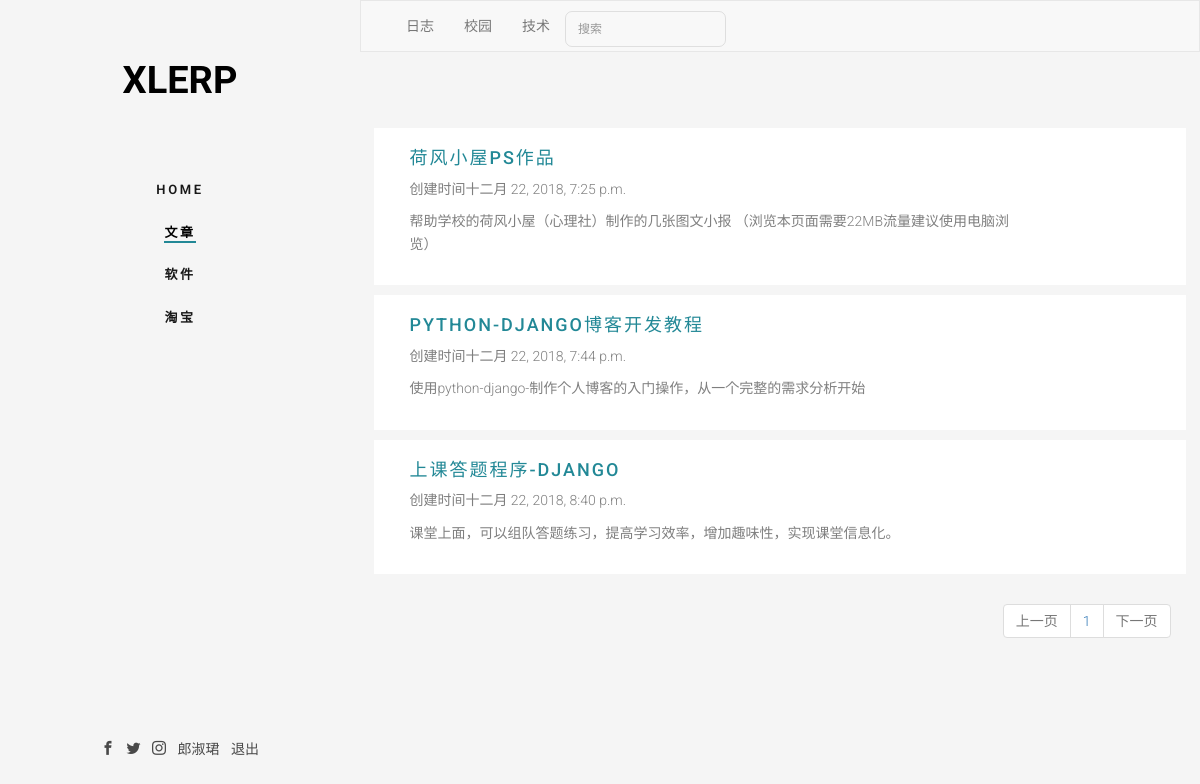
The page /post/ (signed in) on the database its author committed.
### HomeApp/models.py (models this page shows, shortened)
class TitleClassification(models.Model):
    title = models.CharField(max_length=30,unique=True,verbose_name=u'标题')
    star_time = models.DateTimeField(auto_now_add=True,verbose_name=u'创建日期')
    last_time = models.DateTimeField(auto_now=True,verbose_name=u'最后一次修改日期')
    isDelete = models.BooleanField(default=True,verbose_name=u'是否可用')
    class Meta:
        verbose_name_plural = "文章类型"

class dynamic(models.Model):
    title = models.CharField(max_length=30,unique=True,verbose_name=u'标题')
    imgurl = models.ImageField(upload_to='static/images/post',null=True, blank=True, verbose_name=u'图片地址')
    userID = models.ForeignKey(User_Information,on_delete=models.CASCADE,verbose_name=u'作者')
    post = RichTextUploadingField(verbose_name=u'具体内容')
    Classid = models.ForeignKey('TitleClassification', on_delete=models.CASCADE,verbose_name=u'文章类型')
    OtherMsg = models.CharField(max_length=300, verbose_name=u'简介')
    star_time = models.DateTimeField(auto_now_add=True,verbose_name=u'创建日期')
    last_time = models.DateTimeField(auto_now=True,verbose_name=u'最后一次修改日期')
    isDelete = models.BooleanField(default=True,verbose_name=u'是否可用')
    class Meta:
        verbose_name_plural = "文章"

### HomeApp/views.py (the view)
# urls.py: path('post/', views.postdata, name='postdata'),
def postdata(request):
    context = {}
    if request.method == 'GET':
        TClist = models.TitleClassification.objects.all()#获取所有文章类型
        IDdata = request.GET.get('id')
        if IDdata == None:
            post = models.dynamic.objects.all().order_by('id')[0:10].values('id','title','imgurl','userID','OtherMsg','star_time')
        else:
            post = models.dynamic.objects.filter(Classid=IDdata).values('id','title','imgurl','userID','OtherMsg','star_time').order_by('id')
        contact_list = post #models.dynamic.objects.get_queryset().order_by('id')#.values('id','title')
        paginator = Paginator(contact_list, 8) # Show 25 contacts per page
        page = request.GET.get('page') #request.POST.get('data')
        try:
            contacts = paginator.page(page)
        except PageNotAnInteger:
            contacts = paginator.page(1)
        except EmptyPage:
            contacts = paginator.page(paginator.num_pages)
        context['book_list'] = contacts
        context['paginator'] = paginator
        context['CLASSID'] = IDdata
        context['TClist'] = TClist
        context['activedynamic'] = 'fh5co-active'
    return render(request,'dynamic.html',context)

### templates/dynamic.html (shortened to what this page needs)
{% extends "home.html" %}
{% load staticfiles %}
{% block main %}
<nav class="navbar navbar-default mynavbar-default">
    <div class="container-fluid">
      <div class="collapse navbar-collapse" id="bs-example-navbar-collapse-1">
        <ul class="nav navbar-nav">
          {% for i in TClist %}
          <li><a href="/post/?id={{ i.id }}">{{ i.title }}</a></li>
          {% endfor %}
        </ul>
        <form class="navbar-form navbar-left">
          <div class="form-group">
            <input type="text" class="form-control xform-control" placeholder="搜索">
          </div>
        </form>
      </div>
    </div>
  </nav>
<div id="uptop" class="fh5co-narrow-content">
        {% for i in book_list %}
        <div class="row row-bottom-padded-md mipadded-md">
            <div class="col-md-10 animate-box" data-animate-effect="fadeInLeft">
                <h2 class="fh5co-heading myfh5co-heading"><a href="/postList/?id={{ i.id }}" target="_blank">{{ i.title }}</a> </h2>
                <p>创建时间{{ i.star_time }}</p>
                <p>{{ i.OtherMsg }}</p>
            </div>
            <div class="col-md-2 animate-box" data-animate-effect="fadeInLeft">
            </div>
        </div>
        {% endfor %}
        <ul class="pagination" id="pager">
            {% if book_list.has_previous %}
                <li class="previous"><a href="{% url 'postdata' %}?id={{ CLASSID }}&page={{ book_list.previous_page_number }}">上一页</a></li>
            {% else %}
                <li class="previous disabled"><a href="#">上一页</a></li>
            {% endif %}
            {% for num in paginator.page_range %}
                {% if num == currentPage %}
                    <li class="item active"><a href="{% url 'postdata' %}?id={{ CLASSID }}&page={{ num }}">{{ num }}</a></li>
                {% else %}
                    <li class="item"><a href="{% url 'postdata' %}?id={{ CLASSID }}&page={{ num }}">{{ num }}</a></li>
                {% endif %}
            {% endfor %}
            {% if book_list.has_next %}
                <li class="next"><a href="{% url 'postdata' %}?id={{ CLASSID }}&page={{ book_list.next_page_number }}">下一页</a></li>
            {% else %}
                <li class="next disabled"><a href="#">下一页</a></li>
            {% endif %}
        </ul>
</div>
{% endblock %}

### static/css/style.css (style rules this page uses)
body { font-family: "Roboto", Arial, sans-serif; font-weight: 300; font-size: 14px; line-height: 1.6; color: rgba(0, 0, 0, 0.5); background: whitesmoke; }
a { color: #228896; -webkit-transition: 0.5s; -o-transition: 0.5s; transition: 0.5s; }
h1, h2, h3, h4, h5, h6 { color: #000; font-family: "Roboto", Arial, sans-serif; font-weight: 400; margin: 0 0 30px 0; }
#fh5co-main .fh5co-narrow-content { position: relative; width: 93%; margin: 0 auto; padding: 4em 0; clear: both; }
#fh5co-main .fh5co-narrow-content ul { float: right; }
.fh5co-heading { font-size: 18px; margin-bottom: 2em; font-weight: 500; text-transform: uppercase; letter-spacing: 2px; }
.form-control { -webkit-appearance: none; -moz-appearance: none; appearance: none; box-shadow: none; background: transparent; border: 2px solid rgba(0, 0, 0, 0.1); height: 54px; font-size: 18px; font-weight: 300; -webkit-border-radius: 7px; -moz-border-radius: 7px; -ms-border-radius: 7px; border-radius: 7px; }
.row-bottom-padded-md { padding: 20px; margin-bottom: 10px; }
.mipadded-md { background-color: white; }
.navbar-form { margin: 0px; }
.xform-control { height: 36px; border: 1px solid rgba(0, 0, 0, 0.1); font-size: 12px; margin-top: 10px; }
.navbar-form { padding: 0px; }
.mynavbar-default { background-color: none; border-left-color: none; border-right-color: none; border-bottom-color: #e7e7e7; border-radius: 0px; }
.myfh5co-heading { margin-bottom:10px; }

### rows shown on the page
TitleClassification: title "日志"
TitleClassification: title "校园"
TitleClassification: title "技术"
dynamic: title "荷风小屋PS作品", star_time "十二月 22, 2018, 7:25 p.m.", OtherMsg "帮助学校的荷风小屋（心理社）制作的几张图文小报 （浏览本页面需要22MB流量建议使用电脑浏览）"
dynamic: title "PYTHON-DJANGO博客开发教程", star_time "十二月 22, 2018, 7:44 p.m.", OtherMsg "使用python-django-制作个人博客的入门操作，从一个完整的需求分析开始"
dynamic: title "上课答题程序-DJANGO", star_time "十二月 22, 2018, 8:40 p.m.", OtherMsg "课堂上面，可以组队答题练习，提高学习效率，增加趣味性，实现课堂信息化。"

### other values the page prints
{{ request.session.user_name }} "郎淑珺"
{{ num }} "1"
